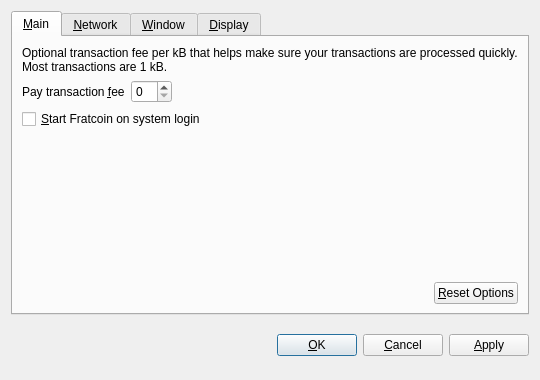
<?xml version="1.0" encoding="UTF-8"?>
<ui version="4.0">
 <class>OptionsDialog</class>
 <widget class="QDialog" name="OptionsDialog">
  <property name="geometry">
   <rect>
    <x>0</x>
    <y>0</y>
    <width>540</width>
    <height>380</height>
   </rect>
  </property>
  <property name="windowTitle">
   <string>Options</string>
  </property>
  <property name="modal">
   <bool>true</bool>
  </property>
  <layout class="QVBoxLayout" name="verticalLayout">
   <item>
    <widget class="QTabWidget" name="tabWidget">
     <property name="tabPosition">
      <enum>QTabWidget::North</enum>
     </property>
     <property name="currentIndex">
      <number>0</number>
     </property>
     <widget class="QWidget" name="tabMain">
      <attribute name="title">
       <string>&amp;Main</string>
      </attribute>
      <layout class="QVBoxLayout" name="verticalLayout_Main">
       <item>
        <widget class="QLabel" name="transactionFeeInfoLabel">
         <property name="text">
          <string>Optional transaction fee per kB that helps make sure your transactions are processed quickly. Most transactions are 1 kB.</string>
         </property>
         <property name="textFormat">
          <enum>Qt::PlainText</enum>
         </property>
         <property name="wordWrap">
          <bool>true</bool>
         </property>
        </widget>
       </item>
       <item>
        <layout class="QHBoxLayout" name="horizontalLayout_1_Main">
         <item>
          <widget class="QLabel" name="transactionFeeLabel">
           <property name="text">
            <string>Pay transaction &amp;fee</string>
           </property>
           <property name="textFormat">
            <enum>Qt::PlainText</enum>
           </property>
           <property name="buddy">
            <cstring>transactionFee</cstring>
           </property>
          </widget>
         </item>
         <item>
          <widget class="BitcoinAmountField" name="transactionFee"/>
         </item>
         <item>
          <spacer name="horizontalSpacer_1_Main">
           <property name="orientation">
            <enum>Qt::Horizontal</enum>
           </property>
           <property name="sizeHint" stdset="0">
            <size>
             <width>40</width>
             <height>20</height>
            </size>
           </property>
          </spacer>
         </item>
        </layout>
       </item>
       <item>
        <widget class="QCheckBox" name="bitcoinAtStartup">
         <property name="toolTip">
          <string>Automatically start Fratcoin after logging in to the system.</string>
         </property>
         <property name="text">
          <string>&amp;Start Fratcoin on system login</string>
         </property>
        </widget>
       </item>
       <item>
        <spacer name="verticalSpacer_Main">
         <property name="orientation">
          <enum>Qt::Vertical</enum>
         </property>
         <property name="sizeHint" stdset="0">
          <size>
           <width>20</width>
           <height>40</height>
          </size>
         </property>
        </spacer>
       </item>
       <item>
        <layout class="QHBoxLayout" name="horizontalLayout_2_Main">
         <item>
          <spacer name="horizontalSpacer_2_Main">
           <property name="orientation">
            <enum>Qt::Horizontal</enum>
           </property>
           <property name="sizeHint" stdset="0">
            <size>
             <width>40</width>
             <height>20</height>
            </size>
           </property>
          </spacer>
         </item>
         <item>
          <widget class="QPushButton" name="resetButton">
           <property name="toolTip">
            <string>Reset all client options to default.</string>
           </property>
           <property name="text">
            <string>&amp;Reset Options</string>
           </property>
           <property name="autoDefault">
            <bool>false</bool>
           </property>
          </widget>
         </item>
        </layout>
       </item>
      </layout>
     </widget>
     <widget class="QWidget" name="tabNetwork">
      <attribute name="title">
       <string>&amp;Network</string>
      </attribute>
      <layout class="QVBoxLayout" name="verticalLayout_Network">
       <item>
        <widget class="QCheckBox" name="mapPortUpnp">
         <property name="toolTip">
          <string>Automatically open the Fratcoin client port on the router. This only works when your router supports UPnP and it is enabled.</string>
         </property>
         <property name="text">
          <string>Map port using &amp;UPnP</string>
         </property>
        </widget>
       </item>
       <item>
        <widget class="QCheckBox" name="connectSocks">
         <property name="toolTip">
          <string>Connect to the Fratcoin network through a SOCKS proxy (e.g. when connecting through Tor).</string>
         </property>
         <property name="text">
          <string>&amp;Connect through SOCKS proxy:</string>
         </property>
        </widget>
       </item>
       <item>
        <layout class="QHBoxLayout" name="horizontalLayout_Network">
         <item>
          <widget class="QLabel" name="proxyIpLabel">
           <property name="text">
            <string>Proxy &amp;IP:</string>
           </property>
           <property name="textFormat">
            <enum>Qt::PlainText</enum>
           </property>
           <property name="buddy">
            <cstring>proxyIp</cstring>
           </property>
          </widget>
         </item>
         <item>
          <widget class="QValidatedLineEdit" name="proxyIp">
           <property name="maximumSize">
            <size>
             <width>140</width>
             <height>16777215</height>
            </size>
           </property>
           <property name="toolTip">
            <string>IP address of the proxy (e.g. 127.0.0.1)</string>
           </property>
          </widget>
         </item>
         <item>
          <widget class="QLabel" name="proxyPortLabel">
           <property name="text">
            <string>&amp;Port:</string>
           </property>
           <property name="textFormat">
            <enum>Qt::PlainText</enum>
           </property>
           <property name="buddy">
            <cstring>proxyPort</cstring>
           </property>
          </widget>
         </item>
         <item>
          <widget class="QLineEdit" name="proxyPort">
           <property name="maximumSize">
            <size>
             <width>55</width>
             <height>16777215</height>
            </size>
           </property>
           <property name="toolTip">
            <string>Port of the proxy (e.g. 9050)</string>
           </property>
          </widget>
         </item>
         <item>
          <widget class="QLabel" name="socksVersionLabel">
           <property name="text">
            <string>SOCKS &amp;Version:</string>
           </property>
           <property name="textFormat">
            <enum>Qt::PlainText</enum>
           </property>
           <property name="buddy">
            <cstring>socksVersion</cstring>
           </property>
          </widget>
         </item>
         <item>
          <widget class="QValueComboBox" name="socksVersion">
           <property name="toolTip">
            <string>SOCKS version of the proxy (e.g. 5)</string>
           </property>
          </widget>
         </item>
         <item>
          <spacer name="horizontalSpacer_Network">
           <property name="orientation">
            <enum>Qt::Horizontal</enum>
           </property>
           <property name="sizeHint" stdset="0">
            <size>
             <width>40</width>
             <height>20</height>
            </size>
           </property>
          </spacer>
         </item>
        </layout>
       </item>
       <item>
        <spacer name="verticalSpacer_Network">
         <property name="orientation">
          <enum>Qt::Vertical</enum>
         </property>
         <property name="sizeHint" stdset="0">
          <size>
           <width>20</width>
           <height>40</height>
          </size>
         </property>
        </spacer>
       </item>
      </layout>
     </widget>
     <widget class="QWidget" name="tabWindow">
      <attribute name="title">
       <string>&amp;Window</string>
      </attribute>
      <layout class="QVBoxLayout" name="verticalLayout_Window">
       <item>
        <widget class="QCheckBox" name="minimizeToTray">
         <property name="toolTip">
          <string>Show only a tray icon after minimizing the window.</string>
         </property>
         <property name="text">
          <string>&amp;Minimize to the tray instead of the taskbar</string>
         </property>
        </widget>
       </item>
       <item>
        <widget class="QCheckBox" name="minimizeOnClose">
         <property name="toolTip">
          <string>Minimize instead of exit the application when the window is closed. When this option is enabled, the application will be closed only after selecting Quit in the menu.</string>
         </property>
         <property name="text">
          <string>M&amp;inimize on close</string>
         </property>
        </widget>
       </item>
       <item>
        <spacer name="verticalSpacer_Window">
         <property name="orientation">
          <enum>Qt::Vertical</enum>
         </property>
         <property name="sizeHint" stdset="0">
          <size>
           <width>20</width>
           <height>40</height>
          </size>
         </property>
        </spacer>
       </item>
      </layout>
     </widget>
     <widget class="QWidget" name="tabDisplay">
      <attribute name="title">
       <string>&amp;Display</string>
      </attribute>
      <layout class="QVBoxLayout" name="verticalLayout_Display">
       <item>
        <layout class="QHBoxLayout" name="horizontalLayout_1_Display">
         <item>
          <widget class="QLabel" name="langLabel">
           <property name="text">
            <string>User Interface &amp;language:</string>
           </property>
           <property name="textFormat">
            <enum>Qt::PlainText</enum>
           </property>
           <property name="buddy">
            <cstring>lang</cstring>
           </property>
          </widget>
         </item>
         <item>
          <widget class="QValueComboBox" name="lang">
           <property name="toolTip">
            <string>The user interface language can be set here. This setting will take effect after restarting Fratcoin.</string>
           </property>
          </widget>
         </item>
        </layout>
       </item>
       <item>
        <layout class="QHBoxLayout" name="horizontalLayout_2_Display">
         <item>
          <widget class="QLabel" name="unitLabel">
           <property name="text">
            <string>&amp;Unit to show amounts in:</string>
           </property>
           <property name="textFormat">
            <enum>Qt::PlainText</enum>
           </property>
           <property name="buddy">
            <cstring>unit</cstring>
           </property>
          </widget>
         </item>
         <item>
          <widget class="QValueComboBox" name="unit">
           <property name="toolTip">
            <string>Choose the default subdivision unit to show in the interface and when sending coins.</string>
           </property>
          </widget>
         </item>
        </layout>
       </item>
       <item>
        <widget class="QCheckBox" name="displayAddresses">
         <property name="toolTip">
          <string>Whether to show Fratcoin addresses in the transaction list or not.</string>
         </property>
         <property name="text">
          <string>&amp;Display addresses in transaction list</string>
         </property>
        </widget>
       </item>
       <item>
        <widget class="QCheckBox" name="coinControlFeatures">
         <property name="toolTip">
          <string>Whether to show coin control features or not.</string>
         </property>
         <property name="text">
          <string>Display coin &amp;control features (experts only!)</string>
         </property>
        </widget>
       </item>
       <item>
        <spacer name="verticalSpacer_Display">
         <property name="orientation">
          <enum>Qt::Vertical</enum>
         </property>
         <property name="sizeHint" stdset="0">
          <size>
           <width>20</width>
           <height>40</height>
          </size>
         </property>
        </spacer>
       </item>
      </layout>
     </widget>
    </widget>
   </item>
   <item>
    <layout class="QHBoxLayout" name="horizontalLayout_Buttons">
     <item>
      <spacer name="horizontalSpacer_1">
       <property name="orientation">
        <enum>Qt::Horizontal</enum>
       </property>
       <property name="sizeHint" stdset="0">
        <size>
         <width>40</width>
         <height>48</height>
        </size>
       </property>
      </spacer>
     </item>
     <item>
      <widget class="QLabel" name="statusLabel">
       <property name="font">
        <font>
         <weight>75</weight>
         <bold>true</bold>
        </font>
       </property>
       <property name="text">
        <string/>
       </property>
       <property name="textFormat">
        <enum>Qt::PlainText</enum>
       </property>
       <property name="wordWrap">
        <bool>true</bool>
       </property>
      </widget>
     </item>
     <item>
      <spacer name="horizontalSpacer_2">
       <property name="orientation">
        <enum>Qt::Horizontal</enum>
       </property>
       <property name="sizeHint" stdset="0">
        <size>
         <width>40</width>
         <height>48</height>
        </size>
       </property>
      </spacer>
     </item>
     <item>
      <widget class="QPushButton" name="okButton">
       <property name="text">
        <string>&amp;OK</string>
       </property>
      </widget>
     </item>
     <item>
      <widget class="QPushButton" name="cancelButton">
       <property name="text">
        <string>&amp;Cancel</string>
       </property>
       <property name="autoDefault">
        <bool>false</bool>
       </property>
      </widget>
     </item>
     <item>
      <widget class="QPushButton" name="applyButton">
       <property name="text">
        <string>&amp;Apply</string>
       </property>
       <property name="autoDefault">
        <bool>false</bool>
       </property>
      </widget>
     </item>
    </layout>
   </item>
  </layout>
 </widget>
 <customwidgets>
  <customwidget>
   <class>BitcoinAmountField</class>
   <extends>QSpinBox</extends>
   <header>bitcoinamountfield.h</header>
  </customwidget>
  <customwidget>
   <class>QValueComboBox</class>
   <extends>QComboBox</extends>
   <header>qvaluecombobox.h</header>
  </customwidget>
  <customwidget>
   <class>QValidatedLineEdit</class>
   <extends>QLineEdit</extends>
   <header>qvalidatedlineedit.h</header>
  </customwidget>
 </customwidgets>
 <resources/>
 <connections/>
</ui>
